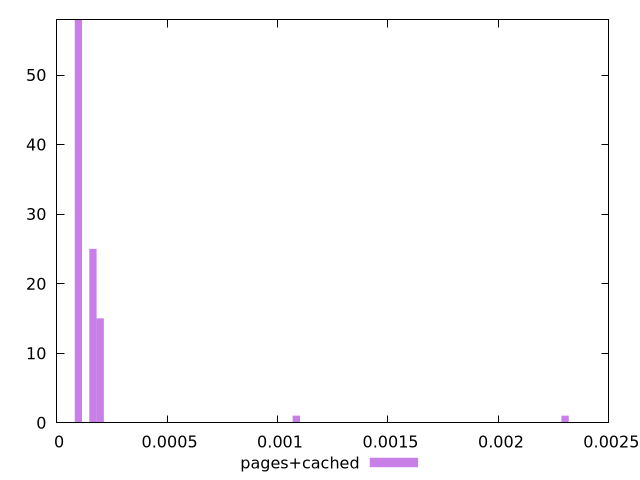

Reproduce this figure in gnuplot.
$_pagesCached <<EOF
0.0010851124554910087 1
0.002301753693465776 1
0.0001644109781046983 25
0.00009864658686281896 58
0.00019729317372563793 15
EOF
set key outside below
set terminal pngcairo
set output "report_00006_2020-11-02T20-21-41.718Z/largest-contentful-paint/pages+cached//hist.png"
set yrange [0:58]
set boxwidth 0.000032882195620939655
set style fill transparent solid 0.5 noborder
plot $_pagesCached title "pages+cached" with boxes ,
